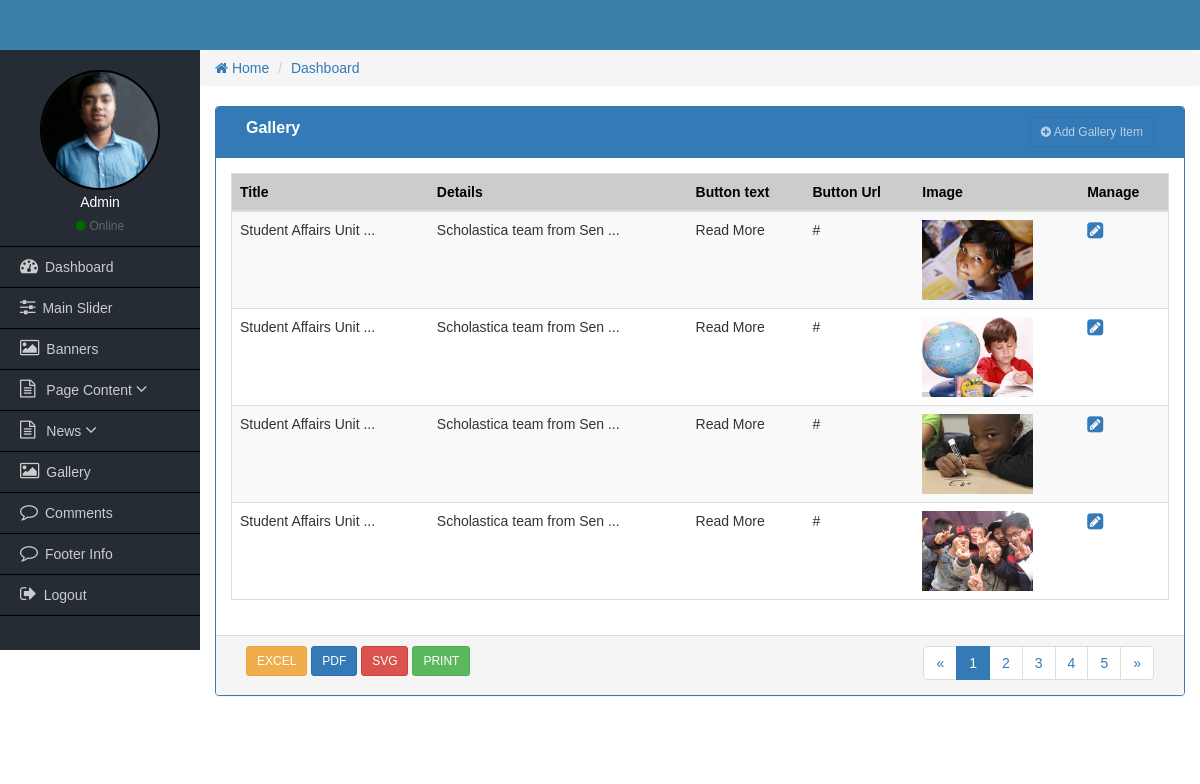
The app's page /admin/gallery.php (signed in) with its own data.
### tables this page shows
CREATE TABLE `tbl_user` (
  `id` int(11) NOT NULL,
  `name` varchar(50) NOT NULL,
  `phone` varchar(25) NOT NULL,
  `email` varchar(50) NOT NULL,
  `username` varchar(50) NOT NULL,
  `password` varchar(50) NOT NULL,
  `role_id` int(11) NOT NULL,
  `image` varchar(255) NOT NULL
);

CREATE TABLE `gallery` (
  `pslide_id` int(11) NOT NULL,
  `pslide_title` varchar(100) NOT NULL,
  `pslide_details` text NOT NULL,
  `pslide_btn_text` varchar(20) NOT NULL,
  `pslide_btn_url` varchar(50) NOT NULL,
  `pslide_image` varchar(255) NOT NULL
);

### admin/functions/admin-functions.php (called while the page is built, shortened)
<?php session_start();
	function getAdminHeader(){
		require_once('includes/header.php');
	}
	function getAdminSidebar(){
		require_once('includes/sidebar.php');
	}
	function getBreadcrum(){
		include_once('includes/breadcrum.php');
	}
	function getAdminFooter(){
		require_once('includes/footer.php');
	}
?>

### admin/gallery.php (the view, shortened to what this page needs)
<?php
	require_once('functions/admin-functions.php');
  if($_SESSION['role'] <=2){
  getAdminSidebar();
?>
<div class="col-md-12">
    <div class="panel panel-primary">
        <div class="panel-heading">
            <div class="col-md-9 heading_title">
                 Gallery
             </div>
             <div class="col-md-3 text-right">
                <a href="add-user.php" class="btn btn-sm btn btn-primary" disabled><i class="fa fa-plus-circle"></i> Add Gallery Item</a>
            </div>
            <div class="clearfix"></div>
        </div>
      <div class="panel-body">
          <table class="table table-responsive table-striped table-hover table_cus">
              <thead class="table_head">
                <tr>
                    <th>Title</th>
                    <th>Details</th>
                    <th class="hidden-xs">Button text</th>
                    <th class="hidden-xs">Button Url</th>
                    <th>Image</th>
                    <th>Manage</th>
                </tr>
              </thead>
              <tbody>
                <?php
                  $query = "SELECT * FROM gallery";
                  $sqlQuery = mysqli_query($dbconnect, $query);
                  while($row = mysqli_fetch_array($sqlQuery)) : ?>
                  <tr>
                      <td><?= $row['pslide_title']; ?> ...</td>
                      <td><?= substr($row['pslide_details'],0, 25); ?> ...</td>
                      <td class="hidden-xs"> <?= $row['pslide_btn_text']; ?> </td>
                      <td class="hidden-xs"> <?= $row['pslide_btn_url']; ?> </td>
                      <td class="hidden-xs">
                        <?php
                          if($row['pslide_image'] == '') : ?>
                            <img src="uploads/noimagefound.jpg" height="80" alt="">
                          <?php else: ?>
                            <img src="uploads/<?= $row['pslide_image']; ?>" height="80" alt="">
                          <?php endif; ?>
                      </td>
                      <td>
                          <a href="edit-gallery.php?id=<?= $row['pslide_id']; ?>"><i class="fa fa-pencil-square fa-lg"></i></a>
                      </td>
                  </tr>
                <?php endwhile; ?>
              </tbody>
          </table>
      </div>
      <div class="panel-footer">
        <div class="col-md-4">
            <a href="#" class="btn btn-sm btn-warning">EXCEL</a>
            <a href="#" class="btn btn-sm btn-primary">PDF</a>
            <a href="#" class="btn btn-sm btn-danger">SVG</a>
            <a href="#" class="btn btn-sm btn-success">PRINT</a>
        </div>
        <div class="col-md-4">
        </div>
        <div class="col-md-4 text-right">
            <nav aria-label="Page navigation">
              <ul class="pagination pagina_cus">
                <li>
                  <a href="#" aria-label="Previous">
                    <span aria-hidden="true">&laquo;</span>
                  </a>
                </li>
                <li class="active"><a href="#">1</a></li>
                <li><a href="#">2</a></li>
                <li><a href="#">3</a></li>
                <li><a href="#">4</a></li>
                <li><a href="#">5</a></li>
                <li>
                  <a href="#" aria-label="Next">
                    <span aria-hidden="true">&raquo;</span>
                  </a>
                </li>
              </ul>
            </nav>
        </div>
        <div class="clearfix"></div>
      </div>
    </div>
</div>
<?php
  }else{
    echo "Access Denied!";
  }
?>

### admin/includes/sidebar.php (shortened to what this page needs)
<?php include_once('config.php'); ?>
<div class="container-fluid content_full">
    <div class="row">
        <div class="col-md-2 sidebar pd0">
            <div class="side_user">
                <?php
                     $id = $_SESSION['userid'];
                     $select ="SELECT * FROM tbl_user WHERE id='$id' ";
                     $query = mysqli_query($dbconnect, $select);
                     $row = mysqli_fetch_array($query);
                ?>
                <img class="img-responsive" src="uploads/<?= $row['image']; ?>"/>
                <h4><?php echo $_SESSION['name']; ?></h4>
                <span><i class="fa fa-circle"></i>  Online</span>
            </div>
            <ul>
                <li><a href="index.php"><i class="fa fa-dashboard"></i>Dashboard</a></li>
            <?php if($_SESSION['role'] <= 2){ ?>
                <li><a href="all-sliders.php"><i class="fa fa-sliders"></i>Main Slider</a></li>
                <li><a href="all-banners.php"><i class="fa fa-image"></i>Banners</a></li>
                <li  data-toggle="collapse" data-target="#products" class="collapsed active">
                  <a href="#"><i class="fa fa-file-text-o"></i> Page Content <i class="fa fa-angle-down"></i> </span></a>
                </li>
                <li  data-toggle="collapse" data-target="#news" class="collapsed active">
                  <a href="#"><i class="fa fa-file-text-o"></i> News <i class="fa fa-angle-down"></i> </span></a>
                </li>
                    <li><a href="gallery.php"><i class="fa fa-image"></i>Gallery</a></li>
                    <li><a href="all-comments.php"><i class="fa fa-comment-o"></i>Comments</a></li>
                    <li><a href="footer-info.php"><i class="fa fa-comment-o"></i>Footer Info</a></li>
            <?php } ?>
                <li><a href="logout.php"><i class="fa fa-sign-out"></i>Logout</a></li>
            </ul>
        </div>

### admin/css/style.css (style rules this page uses)
* { margin:0px; padding:0px; outline:0px; }
img { border:0px; }
ul, ol { list-style-type:none; }
a { text-decoration:none; }
.pd0 { padding-left:0px; padding-right:0px; padding-top:0px; padding-bottom:0px; }
body { font-family:Verdana, Geneva, sans-serif; }
.sidebar { background-color:#252c34; min-height:600px; }
.side_user { text-align:center; color:#fff; padding:20px 0px 10px; border-bottom:1px solid #000; }
.side_user img { width:120px; height:120px; border:2px solid #000; border-radius:50%; display:inline-block; }
.side_user h4 { font-size:14px; margin:5px 0px; }
.side_user span { color:#666; font-size:12px; }
.side_user span i { color:#060; }
.sidebar ul li a { font-size:14px; color:#CCC; line-height:40px; padding-left:20px; display:block; border-bottom:1px solid #000; }
.sidebar ul li a i { font-size:18px; padding-right:7px; }
.heading_title { font-size:16px; font-weight:bold; }
.table_cus { border:1px solid #ddd; }
.table_head { background-color:#ccc; color:#000; }
.pagina_cus { padding:0px; margin:0px; }
.panel-body { padding: 15px; }

### admin/css/sidebar.css (style rules this page uses)
body { margin: 0px; padding: 0px; }

### records on screen
tbl_user: image (picture)
gallery: pslide_title "Student Affairs Unit", pslide_details "Scholastica team from Sen", pslide_btn_text "Read More", pslide_btn_url "#", pslide_image (picture)
gallery: pslide_title "Student Affairs Unit", pslide_details "Scholastica team from Sen", pslide_btn_text "Read More", pslide_btn_url "#", pslide_image (picture)
gallery: pslide_title "Student Affairs Unit", pslide_details "Scholastica team from Sen", pslide_btn_text "Read More", pslide_btn_url "#", pslide_image (picture)
gallery: pslide_title "Student Affairs Unit", pslide_details "Scholastica team from Sen", pslide_btn_text "Read More", pslide_btn_url "#", pslide_image (picture)

### other values on screen
$_SESSION['name'] "Admin"
